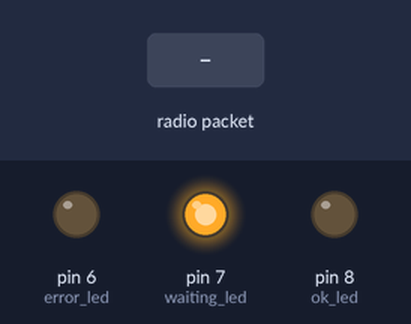
Bench run of a sketch on a simulated Arduino Uno, built with avr-gcc and run on an emulated ATmega328P. On the bench: output pins drawn as LEDs (lit = HIGH). Inputs (shaded band) come from the test bench. No radio packets arrive unless stated.

Above: at 0.1 s.
At 3.2 s:
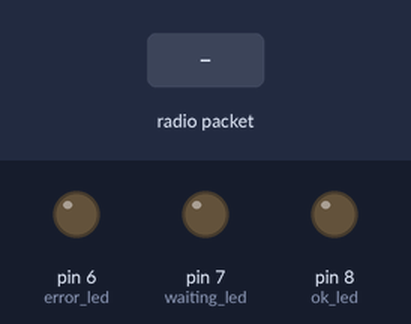
3.3 s: radio packet "1" arrives
At 4.7 s:
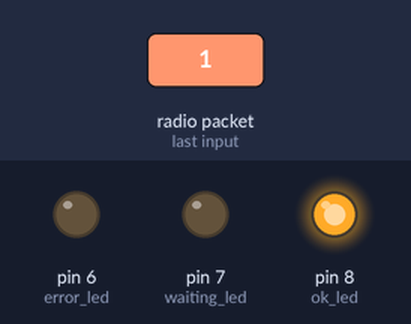
Timing chart, 0 to 6.3 s (numbered marks = the images above; inputs shaded):
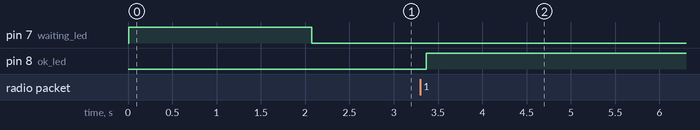

The sketch:

transmisja_0-odbiornik.ino
```cpp
#include <IRremote.h>
#include <SPI.h>
#include "nRF24L01.h"
#include "RF24.h"


// Hardware configuration

RF24 radio(1,0); // Set up nRF24L01 radio on SPI bus plus pins 9 & 10

IRsend irsend;

//const int role_pin = A4; // Connect to GND to be the 'led' board receiver, leave open to be the 'remote' transmitter
const uint8_t ok_led = 8;
bool ok_state = false;
const uint8_t waiting_led = 7;
const uint8_t error_led = 6;

long unsigned int msg = 0;

const uint64_t pipe = 0xE8E8F0F0E1LL; // Single radio pipe address for the 2 nodes to communicate.

////////////////////////////// SETUP  ///////////////////////////////////////////
void setup(void) {
  pinMode(ok_led,OUTPUT); pinMode(waiting_led,OUTPUT); pinMode(error_led,OUTPUT);
  //radio.setAutoAck(false);
  //radio.setRetries(0,15); //(delay x*250us, tries)
  //ustawic predkosc transmisji na 250kbps i znalezc jakis sposob na przesylanie zbieranych danych
  //radio.setDataRate(RF24_250KBPS); //250KBPS, 1MBPS, 2MBPS
  radio.setPayloadSize(8);
  radio.begin(); // Setup and configure rf radio
  radio.setDataRate(RF24_250KBPS);


  radio.openReadingPipe(1,pipe); // Open pipes to other nodes for communication.
  radio.startListening(); // Start listening

  pinMode(ok_led,OUTPUT); pinMode(waiting_led,OUTPUT); pinMode(error_led,OUTPUT);
  digitalWrite(waiting_led, HIGH); delay(1000);
  irsend.sendNEC(0x11223344, 64);  delay(1000);
}

////////////////////////////// LOOP  ////////////////////////////////////////////
void loop(void) {
 // Receive the state of all buttons, and reflect that in the LEDs if there is data ready
  if ( radio.available() ) {
    while (!radio.read( &msg, 8 )) { // Dump the payloads until we've gotten everything
      digitalWrite(waiting_led, HIGH);
    }

    irsend.sendNEC(msg, 64);

    ok_state ^= true;
    digitalWrite(ok_led, ok_state);
    //delay(1000);
  }
  digitalWrite(waiting_led, LOW);
}
```

Measured:
- after the input at 3.3 s, pin 8 (ok_led): LOW → HIGH after 0.07 s
